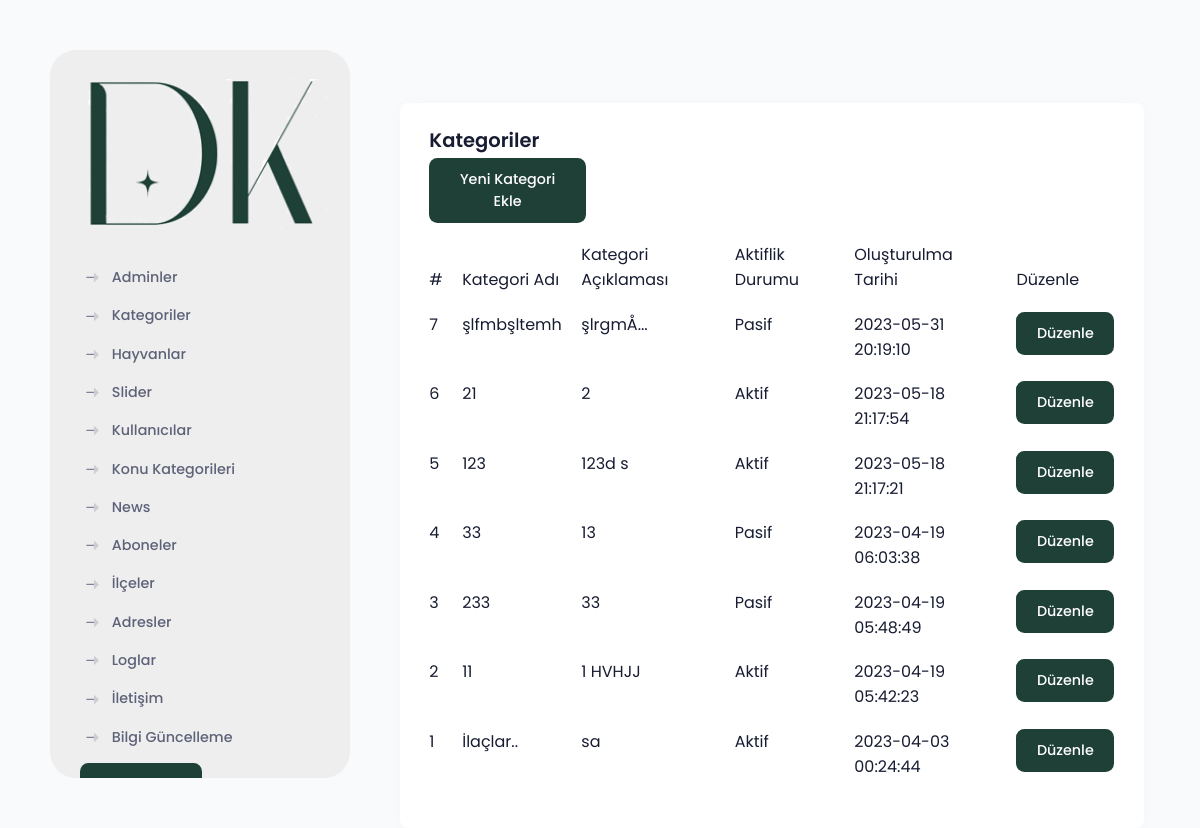
The page /DK/adminPanel/categorys.php (signed in) on the database its author committed.
### tables this page shows
CREATE TABLE `category` (
  `id` int(11) NOT NULL AUTO_INCREMENT,
  `categoryName` varchar(100) NOT NULL,
  `categoryDescription` text,
  `isActive` int(11) DEFAULT NULL,
  `createdDate` datetime DEFAULT NULL,
  PRIMARY KEY (`id`)
);

### DK/adminPanel/categorys.php (the view, shortened to what this page needs)
<?php include 'header2.php'; ?>
<div class="row justify-content-center" style="margin-top: 750px;">
  <div class="col-lg-30">
    <div class="card">
      <div class="card-body">
        <h2 class="card-title">Kategoriler</h2>
        <div class="row mb-3">
          <div class="col-md-3">
            <button class="btn btn-primary" onclick="openCategoryModal()">Yeni Kategori Ekle</button>
          </div>
        </div>
        <table class="table">
          <thead>
            <tr>
              <th>#</th>
              <th>Kategori Adı</th>
              <th>Kategori Açıklaması</th>
              <th>Aktiflik Durumu</th>
              <th>Oluşturulma Tarihi</th>
              <th>Düzenle</th>
            </tr>
          </thead>
          <tbody>
            <?php
            $statement = $db->prepare('SELECT * FROM category ORDER BY id DESC');
            $statement->execute();
            while ($row = $statement->fetch(PDO::FETCH_ASSOC)) {
              $categoryName = $row['categoryName'];
              $categoryDescription = $row['categoryDescription'];
              $createdDate = $row['createdDate'];
              $isActive = $row['isActive'];
              $id = $row['id'];
              if (strlen($categoryDescription) > 10) {
                $categoryDescription = substr($categoryDescription, 0, 7) . '...';
              }
              echo "<tr>";
              echo "<td>$id</td>";
              echo "<td>$categoryName</td>";
              echo "<td>$categoryDescription</td>";
              echo "<td>".($isActive != 0 ? "Aktif" : "Pasif")."</td>";
              echo "<td>$createdDate</td>";
              echo "<td><button class='btn btn-primary' onclick='openCategoryModalEdit($id)'>Düzenle</button></td>";
              echo "</tr>";
            }
            ?>
          </tbody>
        </table>
      </div>
    </div>
  </div>
</div>
          </div>

### rows shown on the page
category: id "7", categoryName "şlfmbşltemh", categoryDescription "şlrgmÅ...", isActive "Pasif", createdDate "2023-05-31 20:19:10"
category: id "6", categoryName "21", categoryDescription "2", isActive "Aktif", createdDate "2023-05-18 21:17:54"
category: id "5", categoryName "123", categoryDescription "123d s", isActive "Aktif", createdDate "2023-05-18 21:17:21"
category: id "4", categoryName "33", categoryDescription "13", isActive "Pasif", createdDate "2023-04-19 06:03:38"
category: id "3", categoryName "233", categoryDescription "33", isActive "Pasif", createdDate "2023-04-19 05:48:49"
category: id "2", categoryName "11", categoryDescription "1 HVHJJ", isActive "Aktif", createdDate "2023-04-19 05:42:23"
category: id "1", categoryName "İlaçlar..", categoryDescription "sa", isActive "Aktif", createdDate "2023-04-03 00:24:44"
